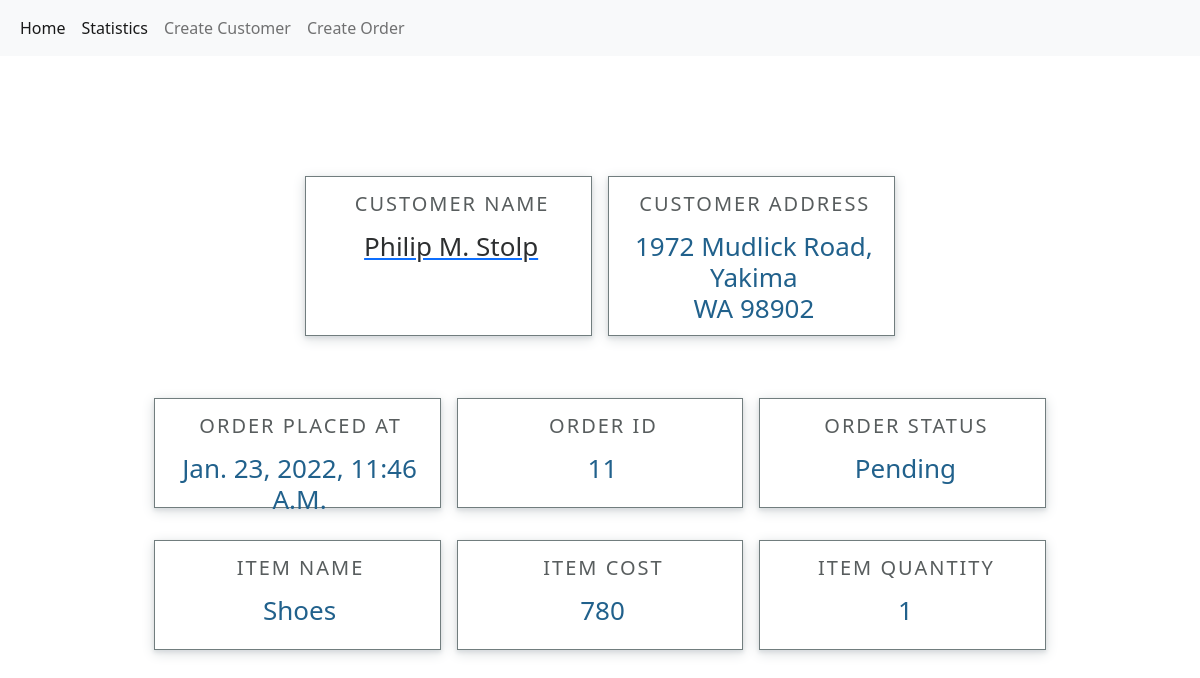
/app/orderDetails/11/, run on an earlier commit of the app's database.
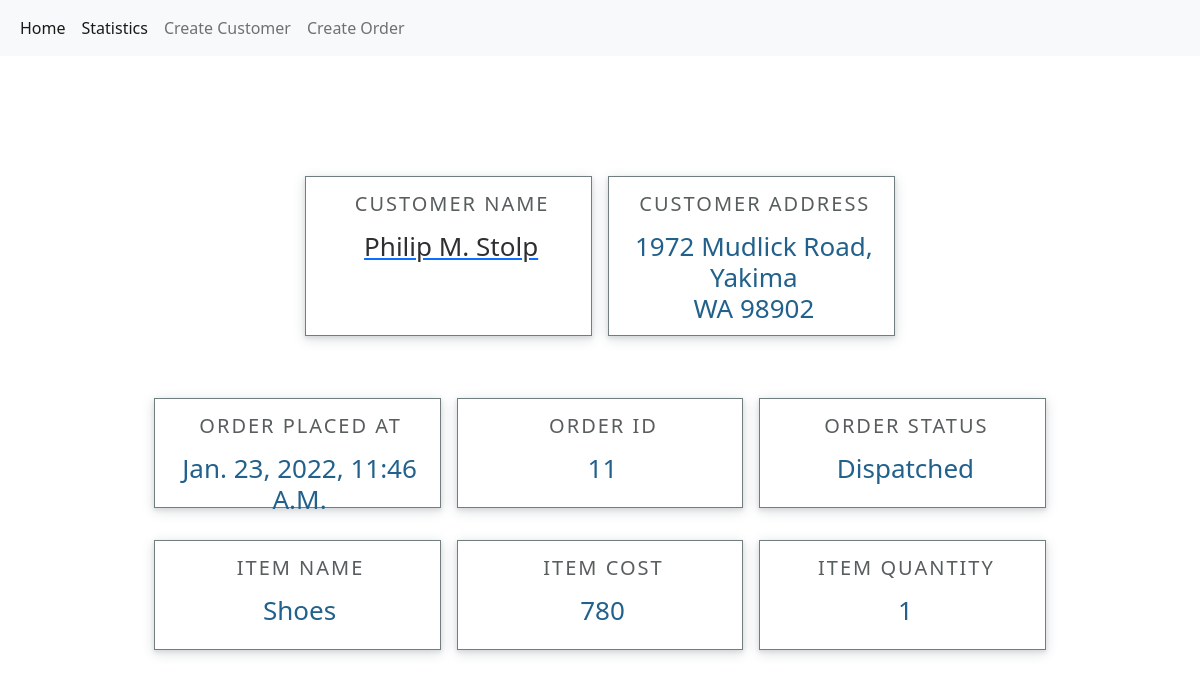
And on a later commit of the database.
### app/models.py (models this page shows, shortened)
class OrderDetails(models.Model):
    customer = models.ForeignKey(Customer, related_name="customer",on_delete=models.SET_DEFAULT, default="NA")
    item_name = models.CharField(max_length=200)
    item_cost = models.IntegerField()
    item_quantity = models.IntegerField()
    order_choices = (
    ('pending','pending'),
    ('dispatched', 'dispatched'),
    ('delivered','delivered'),
        )
    order_status = models.CharField(max_length=30, choices=order_choices, default='pending')
    date = models.DateTimeField(auto_now_add=True)

class Customer(models.Model):
    name = models.CharField(max_length=200)
    contact = PhoneNumberField()
    email = models.EmailField()
    address = models.CharField(max_length=300)
    city = models.CharField(max_length=50)
    state = models.CharField(max_length=50)
    date = models.DateTimeField(auto_now_add=True)
    def __str__(self):
        return self.name

### app/views.py (the view)
# urls.py: url(r'^orderDetails/(?P<pk>\d+)/', OrderDetailsView.as_view(), name='orderDetails'),
class OrderDetailsView(DetailView):
    model = OrderDetails
    context_object_name = 'order'

### templates/app/orderdetails_detail.html
{% extends "base.html"%} {% block body_block %}
<div class="order-details-body">
  <div id="order-details-cont">
    <div id="customer-details-ctn">
      <div class="customer-details-ctn-1">
        <h2 class="customer-details-title">Customer Name</h2>
        <a href="{% url 'app:customerDetails' pk=order.customer.id %}"><h3 class="customer-details-desp-link">{{order.customer}}</h3></a>
      </div>
      <div class="customer-details-ctn-1">
        <h2 class="customer-details-title">Customer Address</h2>
        <h3 class="customer-details-desp">{{order.customer.address}}, <br>{{order.customer.city}} <br>{{order.customer.state}}</h3>
      </div>
    </div>
    <div id="order-details-ctn">
      <div class="order-details-ctn-1">
        <h2 class="customer-details-title">Order placed at</h2>
        <h3 class="customer-details-desp">{{order.date}}</h3>
      </div>
      <div class="order-details-ctn-1">
        <h2 class="customer-details-title">Order ID</h2>
        <h3 class="customer-details-desp">{{order.id}}</h3>
      </div>
      <div class="order-details-ctn-1">
        <h2 class="customer-details-title">Order status</h2>
        <h3 class="customer-details-desp">{{order.order_status}}</h3>
      </div>
    </div>
    <div id="order-item-ctn">
      <div class="order-details-ctn-1">
        <h2 class="customer-details-title">Item Name</h2>
        <h3 class="customer-details-desp">{{order.item_name}}</h3>
      </div>
      <div class="order-details-ctn-1">
        <h2 class="customer-details-title">Item Cost</h2>
        <h3 class="customer-details-desp">{{order.item_cost}}</h3>
      </div>
      <div class="order-details-ctn-1">
        <h2 class="customer-details-title">Item Quantity</h2>
        <h3 class="customer-details-desp">{{order.item_quantity}}</h3>
      </div>
    </div>
  </div>
</div>
{% endblock %}

What changed in the data, as far as the page shows it:
changed OrderDetails "Shoes": order_status "Pending" → "Dispatched"
